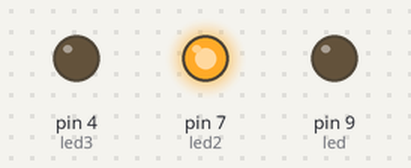
Recording of a sketch running on a simulated Arduino Uno, built with avr-gcc and run on an emulated ATmega328P. Parts: output pins drawn as LEDs (lit = HIGH).

Above: at 0.1 s.
At 8.1 s:
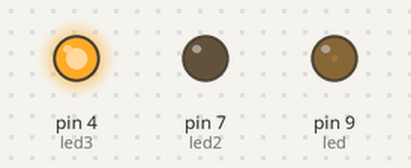
At 19.1 s:
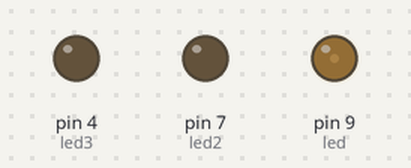
At 38.1 s:
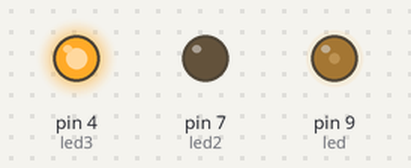
At 39.1 s:
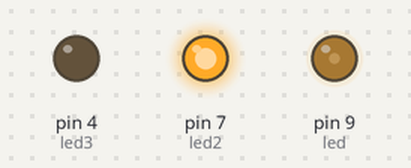
Timing chart, 0 to 40.0 s (numbered marks = the images above):
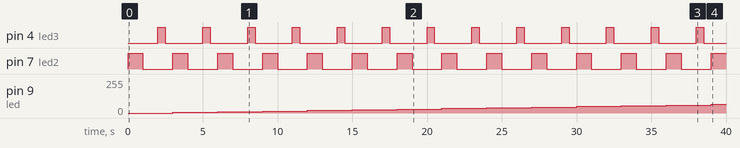

Measured:
- by itself, pin 4 (led3): alternates HIGH for 0.50 s and LOW for 2.5 s
- by itself, pin 7 (led2): alternates HIGH for 1.0 s and LOW for 2.0 s
- by itself, pin 9 (led): moves from 0/255 to 65/255 over 36.0 s

The sketch:

Arduino_lab1_Task_6.ino
```cpp
int led = 9;
int led2 = 7;
int led3 = 4;
int brightness = 0;
int fadeamount = 5;


void setup() {
  pinMode(led, OUTPUT);
  pinMode(led2, OUTPUT);
  pinMode(led3, OUTPUT);

}

void loop() {
  analogWrite(led, brightness);

  brightness = brightness + fadeamount;

  if(brightness == 0 || brightness == 255) {
    fadeamount = -fadeamount;
    delay(300);
  }

  digitalWrite (led2, HIGH);
  delay (1000);
  digitalWrite (led2, LOW);
  delay (1000);

  digitalWrite (led3, HIGH);
  delay (500);
  digitalWrite (led3, LOW);
  delay (500);


}
```
